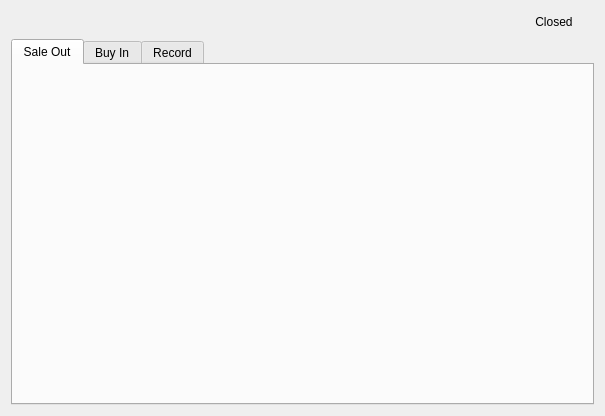
<?xml version="1.0" encoding="UTF-8"?>
<ui version="4.0">
 <class>DrugSaleManageSystemMainWidget</class>
 <widget class="QWidget" name="DrugSaleManageSystemMainWidget">
  <property name="geometry">
   <rect>
    <x>0</x>
    <y>0</y>
    <width>605</width>
    <height>416</height>
   </rect>
  </property>
  <property name="windowTitle">
   <string>DrugSaleManageSystemMainWidget</string>
  </property>
  <layout class="QVBoxLayout" name="verticalLayout_2">
   <item>
    <layout class="QHBoxLayout" name="horizontalLayout">
     <item>
      <widget class="QLabel" name="titleLabel">
       <property name="pixmap">
        <pixmap resource="res.qrc">:/pic/title.png</pixmap>
       </property>
      </widget>
     </item>
     <item>
      <spacer name="horizontalSpacer">
       <property name="orientation">
        <enum>Qt::Horizontal</enum>
       </property>
       <property name="sizeHint" stdset="0">
        <size>
         <width>40</width>
         <height>20</height>
        </size>
       </property>
      </spacer>
     </item>
     <item>
      <widget class="QPushButton" name="openCloseBtn">
       <property name="text">
        <string>Closed</string>
       </property>
       <property name="icon">
        <iconset resource="res.qrc">
         <normaloff>:/pic/shut_down_grayed.png</normaloff>:/pic/shut_down_grayed.png</iconset>
       </property>
       <property name="iconSize">
        <size>
         <width>32</width>
         <height>32</height>
        </size>
       </property>
       <property name="checkable">
        <bool>true</bool>
       </property>
       <property name="flat">
        <bool>true</bool>
       </property>
      </widget>
     </item>
    </layout>
   </item>
   <item>
    <widget class="QWidget" name="contentWidget" native="true">
     <layout class="QVBoxLayout" name="verticalLayout">
      <property name="margin">
       <number>0</number>
      </property>
      <item>
       <widget class="QTabWidget" name="opListTable">
        <property name="currentIndex">
         <number>0</number>
        </property>
        <widget class="PageSaleOutWidget" name="saleOutPage">
         <attribute name="title">
          <string>Sale Out</string>
         </attribute>
        </widget>
        <widget class="PageBuyInWidget" name="buyInPage">
         <attribute name="title">
          <string>Buy In</string>
         </attribute>
        </widget>
        <widget class="PageSaleRecordWidget" name="recordPage">
         <attribute name="title">
          <string>Record</string>
         </attribute>
        </widget>
       </widget>
      </item>
     </layout>
    </widget>
   </item>
  </layout>
 </widget>
 <layoutdefault spacing="6" margin="11"/>
 <customwidgets>
  <customwidget>
   <class>PageSaleRecordWidget</class>
   <extends>QWidget</extends>
   <header>PageSaleRecordWidget.h</header>
   <container>1</container>
  </customwidget>
  <customwidget>
   <class>PageSaleOutWidget</class>
   <extends>QWidget</extends>
   <header>PageSaleOutWidget.h</header>
   <container>1</container>
  </customwidget>
  <customwidget>
   <class>PageBuyInWidget</class>
   <extends>QWidget</extends>
   <header>PageBuyInWidget.h</header>
   <container>1</container>
  </customwidget>
 </customwidgets>
 <resources>
  <include location="res.qrc"/>
 </resources>
 <connections/>
</ui>
